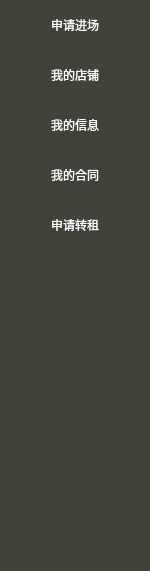
   <widget class="QWidget" name="widgetLeft" native="true">
    <property name="geometry">
     <rect>
      <x>0</x>
      <y>30</y>
      <width>150</width>
      <height>571</height>
     </rect>
    </property>
    <widget class="QWidget" name="widgetBtn" native="true">
     <property name="geometry">
      <rect>
       <x>0</x>
       <y>0</y>
       <width>150</width>
       <height>571</height>
      </rect>
     </property>
     <property name="styleSheet">
      <string notr="true">QToolButton
{	
color:rgb(255, 255, 255);
background:#66A5ad;
border-radius:10px;

}
QWidget
{
background:rgb(67, 66, 58)
}

QToolButton:hover
{
	color:rgb(255, 234, 246);
	borderr-radius:10px;
	background:#07575B;
}

</string>
     </property>
     <widget class="QToolButton" name="btnMyShop">
      <property name="geometry">
       <rect>
        <x>0</x>
        <y>50</y>
        <width>150</width>
        <height>50</height>
       </rect>
      </property>
      <property name="text">
       <string>我的店铺</string>
      </property>
     </widget>
     <widget class="QToolButton" name="btnAllShop">
      <property name="geometry">
       <rect>
        <x>0</x>
        <y>0</y>
        <width>150</width>
        <height>50</height>
       </rect>
      </property>
      <property name="styleSheet">
       <string notr="true"/>
      </property>
      <property name="text">
       <string>申请进场</string>
      </property>
     </widget>
     <widget class="QToolButton" name="btnInf">
      <property name="geometry">
       <rect>
        <x>0</x>
        <y>100</y>
        <width>150</width>
        <height>50</height>
       </rect>
      </property>
      <property name="text">
       <string>我的信息</string>
      </property>
     </widget>
     <widget class="QToolButton" name="btnContract">
      <property name="geometry">
       <rect>
        <x>0</x>
        <y>150</y>
        <width>150</width>
        <height>50</height>
       </rect>
      </property>
      <property name="text">
       <string>我的合同</string>
      </property>
     </widget>
     <widget class="QToolButton" name="btnSublease">
      <property name="geometry">
       <rect>
        <x>0</x>
        <y>200</y>
        <width>150</width>
        <height>50</height>
       </rect>
      </property>
      <property name="text">
       <string>申请转租</string>
      </property>
     </widget>
    </widget>
   </widget>
